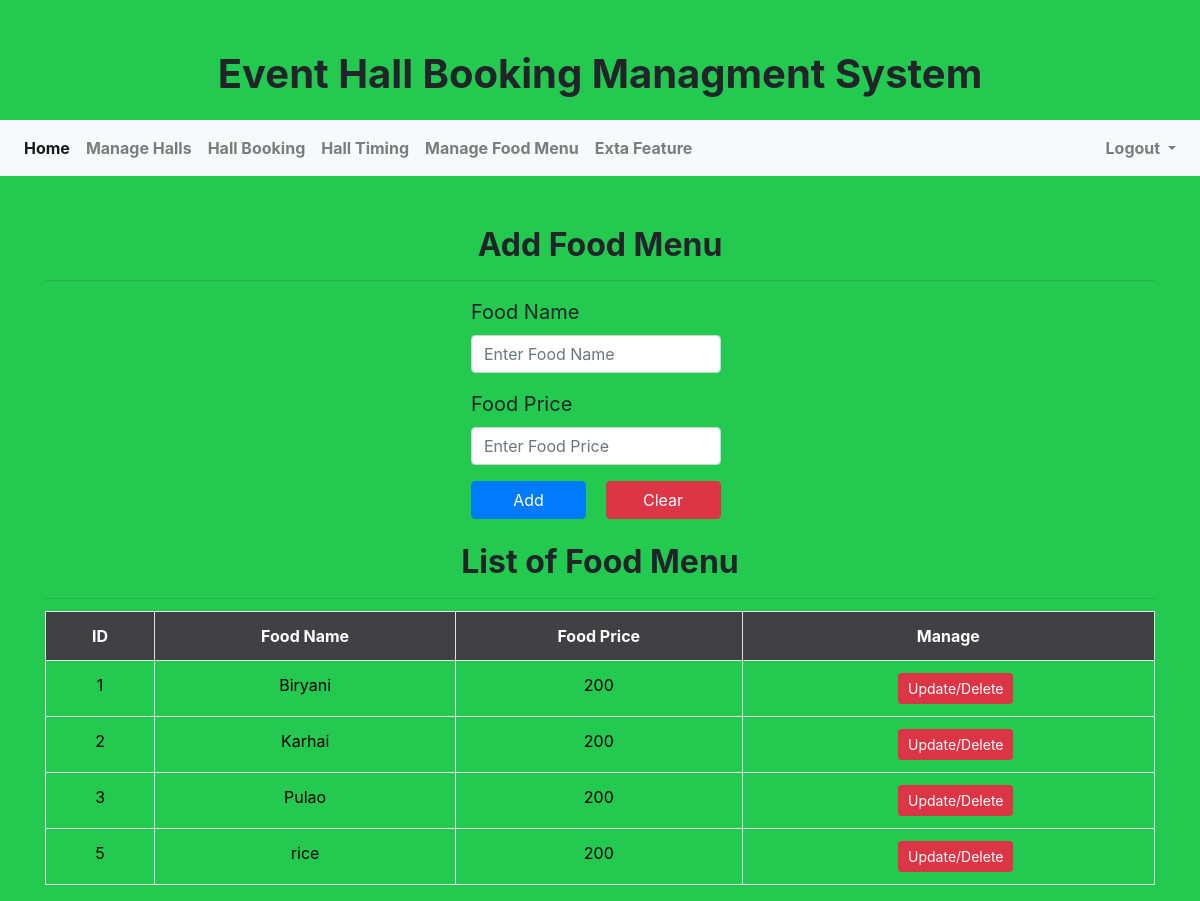
/manger/food_menu.php (signed in), run on the app's committed database.
### tables this page shows
CREATE TABLE `food_tbl` (
  `ID` int(11) NOT NULL,
  `Food_Name` varchar(255) NOT NULL,
  `Food_Price` int(11) NOT NULL
);

### manger/food_menu.php (the view, shortened to what this page needs)
<?php
if (empty($_SESSION['uID'])) {
  echo '<script language="javascript">';
  echo 'alert("Please login to continue")';
  echo '</script>';
  echo "<script>location.replace('../login.php')</script>";
}else{
include ('managerHeader.php');
?>
<!DOCTYPE html>
<html>
<head>
</head>
<body>
	<div class="container">
          <h2 class="heading">Add Food Menu</h2>
          <hr>
            <div class="standardForm" style="margin-left:411px; ">
          <form method="post">
              <div class="form-group">
                <label for="inputFoodName">Food Name</label>
                <input type="text" class="form-control" id="inputFoodName" name="fname" placeholder="Enter Food Name">
              </div>
              <div class="form-group">
                <label for="inputFoodPrice">Food Price</label>
                <input type="number" class="form-control" id="inputFoodPrice" name="fprice" placeholder="Enter Food Price">
              </div>
              <button type="submit" name="add" class="btn btn-primary">Add</button>
              <button type="reset" class="btn btn-danger">Clear</button>
            </form>
          </div>
    <br>
    <h2 class="heading">List of Food Menu</h2>
    <hr>
      <div class="standardTable" style="margin-top:-100px; text-align: center; ">
        <table class="table table-bordered">
            <tr>
                <th scope="col">ID</th>
                <th scope="col">Food Name</th>
                <th scope="col">Food Price</th>
                <th scope="col">Manage</th>
            </tr>
        <?php
          $sqry = "SELECT * FROM food_tbl";
          $srun = mysqli_query($conn,$sqry);
          while ($row = mysqli_fetch_array($srun))
          {
        ?>
              <tr>
                <td><?php echo $row ['ID']; ?></td>
                <td><?php echo $row ['Food_Name']; ?></td>
                <td><?php echo $row ['Food_Price']; ?></td>
                <td><a href="edit_food.php?edit=<?php echo $row ['ID']; ?>" name="" class="btn btn-danger btn-sm">Update/Delete</a></td>
              </tr>
        <?php
          echo "<br>";
          }
        ?>
        </table>
      </div>
	</div>
</body>
</html>
<?php
}
?>

### data on the page
food_tbl: ID "1", Food_Name "Biryani", Food_Price "200"
food_tbl: ID "2", Food_Name "Karhai", Food_Price "200"
food_tbl: ID "3", Food_Name "Pulao", Food_Price "200"
food_tbl: ID "5", Food_Name "rice", Food_Price "200"
